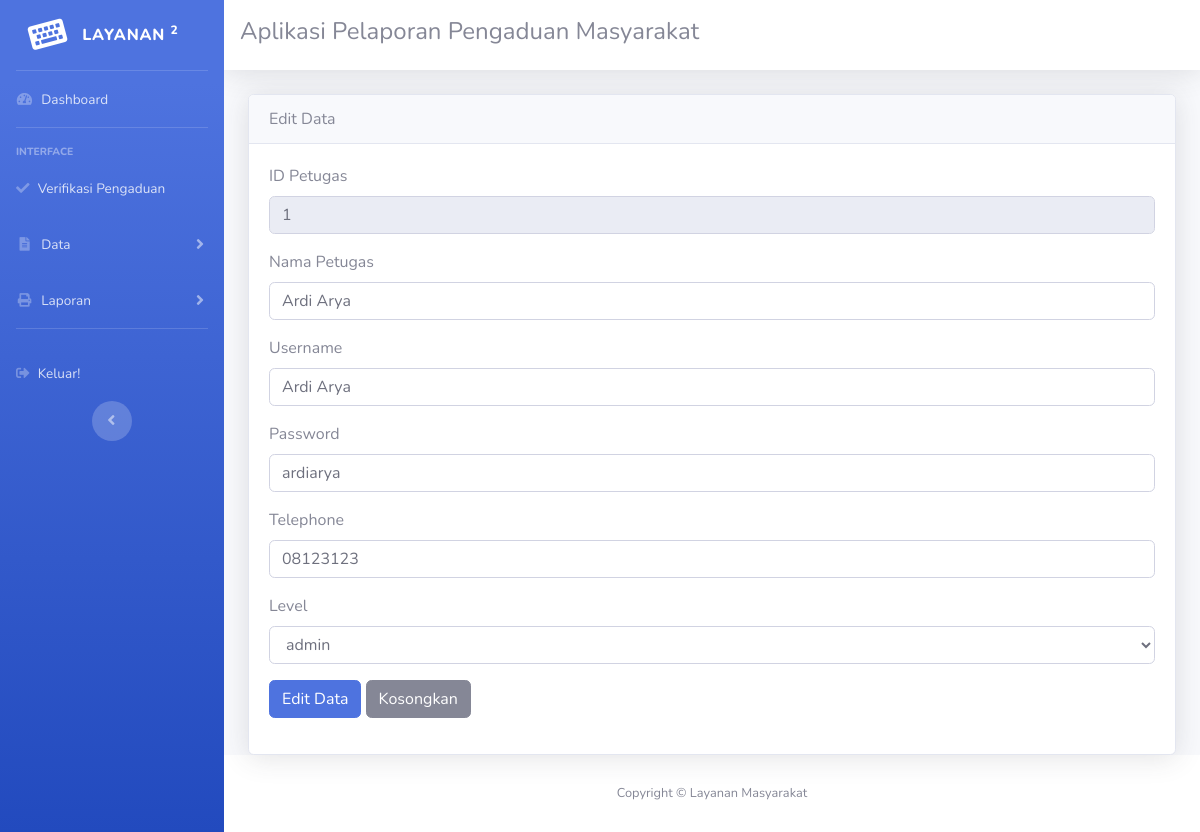
/admin/admin.php?url=edit_petugas&id=1 (signed in), run on the app's committed database.
### tables this page shows
CREATE TABLE `petugas` (
  `id_petugas` int(11) NOT NULL,
  `nama_petugas` varchar(35) NOT NULL,
  `username` varchar(25) NOT NULL,
  `password` varchar(32) NOT NULL,
  `telp` varchar(13) NOT NULL,
  `level` enum('admin','petugas','','') NOT NULL
);

### admin/edit_petugas.php (the view, shortened to what this page needs)
<!DOCTYPE html>
<html lang="en">
<head>
  <link href="../vendor/fontawesome-free/css/all.min.css" rel="stylesheet" type="text/css">
  <link href="../css/sb-admin-2.min.css" rel="stylesheet">
</head>
<body id="page-top">
    <div class="card shadow">
        <div class="card-header">
            Edit Data
        </div>
        <div class="card-body">
            <?php
            require '../koneksi.php';
            $sql = mysqli_query($conf, "SELECT * FROM petugas WHERE id_petugas='$_GET[id]'");
            if ($data = mysqli_fetch_array($sql)) {
            ?>
            <form action="update_petugas.php" method="post" class="form-horizontal" enctype="multipart/form-data">
                <div class="form-group cols-sm-6">
                    <label>ID Petugas</label>
                    <input type="text" name="id_petugas" value="<?php echo $data['id_petugas']; ?>" class="form-control" readonly>
                </div>
                <div class="form-group cols-sm-6">
                    <label>Nama Petugas</label>
                    <input type="text" name="nama_petugas" value="<?php echo $data['nama_petugas']; ?>" class="form-control">
                </div>
                <div class="form-group cols-sm-6">
                    <label>Username</label>
                    <input type="text" name="username" value="<?php echo $data['username']; ?>" class="form-control">
                </div>
                <div class="form-group cols-sm-6">
                    <label>Password</label>
                    <input type="text" name="password" value="<?php echo $data['password']; ?>" class="form-control">
                </div>
                <div class="form-group cols-sm-6">
                    <label>Telephone</label>
                    <input type="text" name="telp" value="<?php echo $data['telp']; ?>" class="form-control">
                </div>
                <div class="form-group cols-sm-6">
                    <label>Level</label>
                    <select class="form-control" name="level">
                        <option value="<?php echo $data['level']; ?>"><?php echo $data['level']; ?></option>
                    </select>
                </div>
                <div class="form-group cols-sm-6">
                    <input type="submit" value="Edit Data" class="btn btn-primary">
                    <input type="reset" value="Kosongkan" class="btn btn-secondary">
                </div>
            </form>
            <?php
            }
            ?>
        </div>
    </div>
</body>
</html>

### data on the page
petugas: id_petugas "1", nama_petugas "Ardi Arya", username "Ardi Arya", password "ardiarya", telp "08123123", level "admin"
